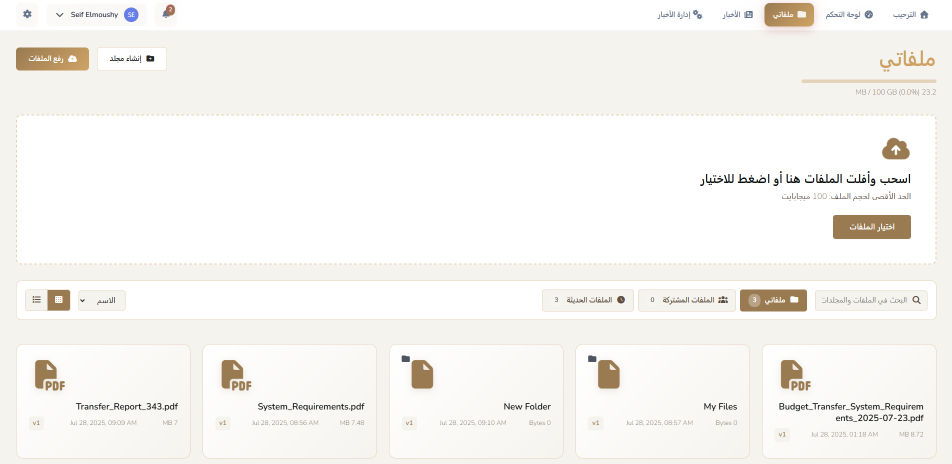
#> input picture chat/attachments/2025/11/18/image_5.png, 1903 x 928 px (shown at 1/2 size)
$ python -i image_utils.py   (imports and definitions only)
#> lines starting #> are read from the running program, lines starting #| are printed output that depends on the picture
"""
Image optimization utilities for newsletters.

This module provides image processing functionality including:
- Image optimization (resize, compress, progressive encoding)
- Thumbnail generation
- Integration with security validation from internal_chat
"""

import io
import logging
from PIL import Image
from django.core.exceptions import ValidationError
from internal_chat.security_utils import (
    validate_file_type,
    validate_file_size,
    sanitize_filename
)

logger = logging.getLogger(__name__)

# Image optimization settings
MAX_IMAGE_WIDTH = 1920  # Max width for full images
MAX_IMAGE_HEIGHT = 1080  # Max height for full images
IMAGE_QUALITY = 75  # JPEG quality for full images

THUMBNAIL_SIZE = (300, 300)  # Thumbnail dimensions
THUMBNAIL_QUALITY = 60  # JPEG quality for thumbnails

# Allowed image formats
ALLOWED_IMAGE_FORMATS = {'JPEG', 'PNG', 'WEBP'}
ALLOWED_IMAGE_MIMES = {'image/jpeg', 'image/png', 'image/webp'}


# [107 lines left out: functions validate_image_file, optimize_image_for_storage, not called in this run]


def create_thumbnail(image_file, size=THUMBNAIL_SIZE):
    """
    Generate thumbnail from image.

    Creates a square thumbnail by:
    1. Cropping to square (center crop)
    2. Resizing to target size (default 300x300)
    3. Compressing with JPEG quality 60%

    Args:
        image_file: Django UploadedFile object or file-like object
        size: Tuple of (width, height) for thumbnail (default 300x300)

    Returns:
        bytes: Thumbnail image data as bytes

    Raises:
        ValidationError: If thumbnail generation fails
    """
#> called with size = (300, 300)
    try:
        # Open image with PIL
        image = Image.open(image_file)
#> image is the input picture: PIL image 1903x928 RGBA; mean R, G, B, A 246.8, 245, 241.7, 255

        # Convert to RGB if necessary
        if image.mode not in ('RGB', 'L'):
            if image.mode in ('RGBA', 'LA', 'PA'):
                background = Image.new('RGB', image.size, (255, 255, 255))
#> background: PIL image 1903x928 RGB; every value is 255
                if image.mode == 'P':
                    image = image.convert('RGBA')
                background.paste(image, mask=image.split()[-1])
                image = background
            else:
                image = image.convert('RGB')

        # Get original dimensions
        width, height = image.size
#> width = 1903; height = 928

        # Calculate crop box for center square
        if width > height:
            # Landscape - crop sides
            left = (width - height) // 2
#> left = 487
            right = left + height
#> right = 1415
            top = 0
            bottom = height
#> bottom = 928
        else:
            # Portrait or square - crop top/bottom
            top = (height - width) // 2
            bottom = top + width
            left = 0
            right = width

        # Crop to square
        image = image.crop((left, top, right, bottom))
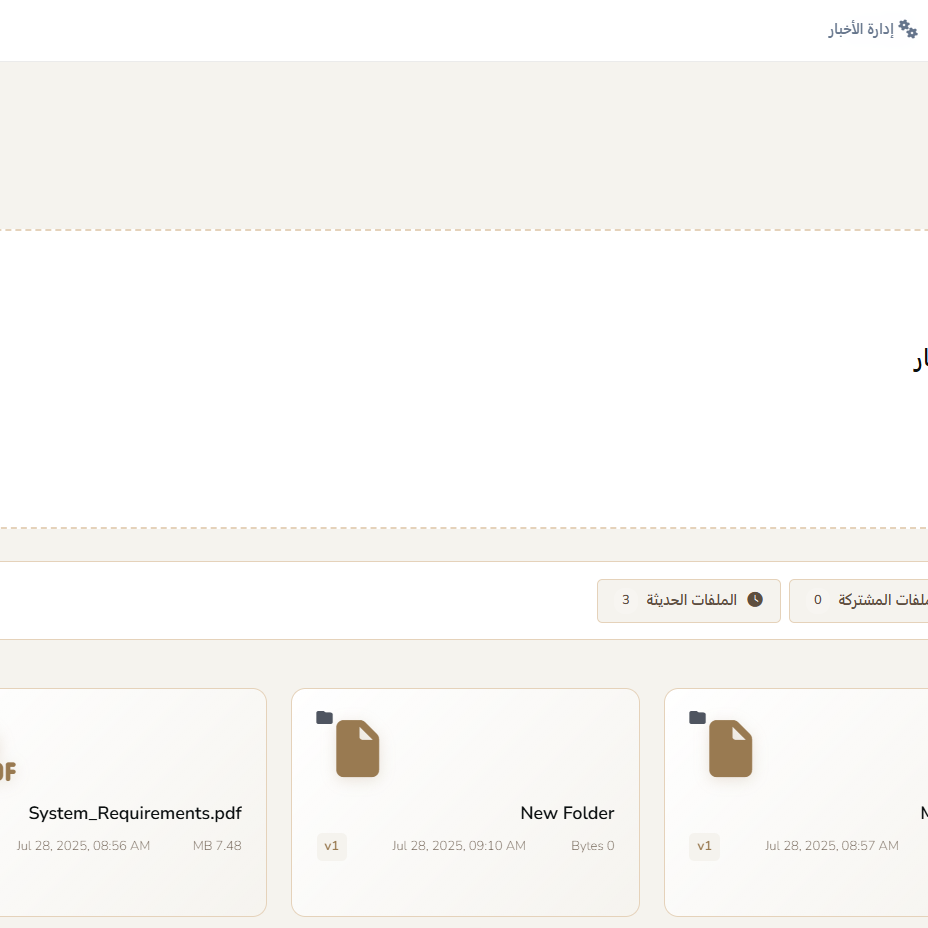
#> image: PIL image 928x928 RGB; mean R, G, B 249.2, 248, 245.5

        # Resize to thumbnail size
        image.thumbnail(size, Image.Resampling.LANCZOS)
#> image: PIL image 300x300 RGB

        # Save to bytes buffer
        output = io.BytesIO()
        image.save(
            output,
            format='JPEG',
            quality=THUMBNAIL_QUALITY,
            optimize=True
        )

        thumbnail_data = output.getvalue()
        thumbnail_size = len(thumbnail_data)

        logger.info(f"Thumbnail created: {thumbnail_size / 1024:.1f}KB")

        return thumbnail_data

    except Exception as e:
        logger.error(f"Thumbnail generation failed: {e}")
        raise ValidationError(f"Failed to generate thumbnail: {str(e)}")


# [46 lines left out: function process_newsletter_image, not called in this run]

>>> result = create_thumbnail('../chat/attachments/2025/11/18/image_5.png')

$ run again, on chat/attachments/2025/11/18/image_6.png
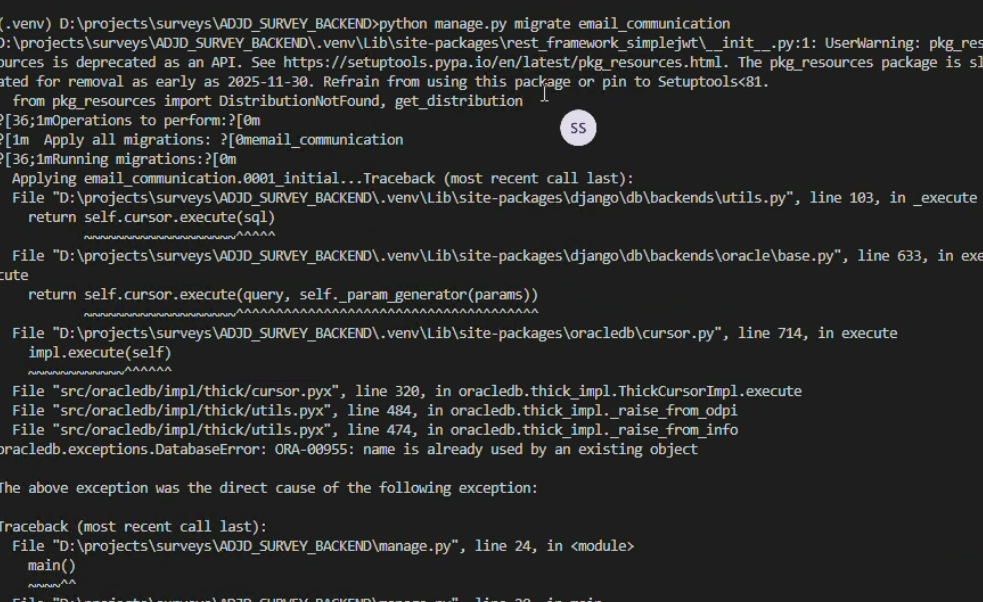
#> input picture chat/attachments/2025/11/18/image_6.png, 983 x 602 px
#> in create_thumbnail, image is the input picture: PIL image 983x602 RGBA; mean R, G, B, A 43.4, 44.5, 43.5, 255
#> in create_thumbnail, `image = image.crop((left, top, right, bottom))`:
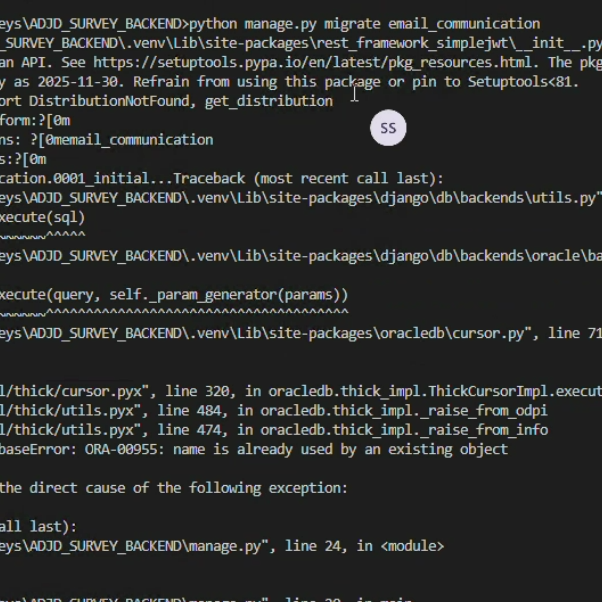
#> image: PIL image 602x602 RGB; mean R, G, B 44.4, 45.5, 44.5
#> in create_thumbnail, `image.thumbnail(size, Image.Resampling.LANCZOS)`:
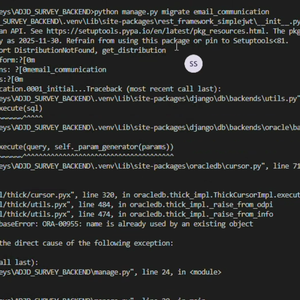
#> image: PIL image 300x300 RGB; mean R, G, B 44.4, 45.5, 44.5
